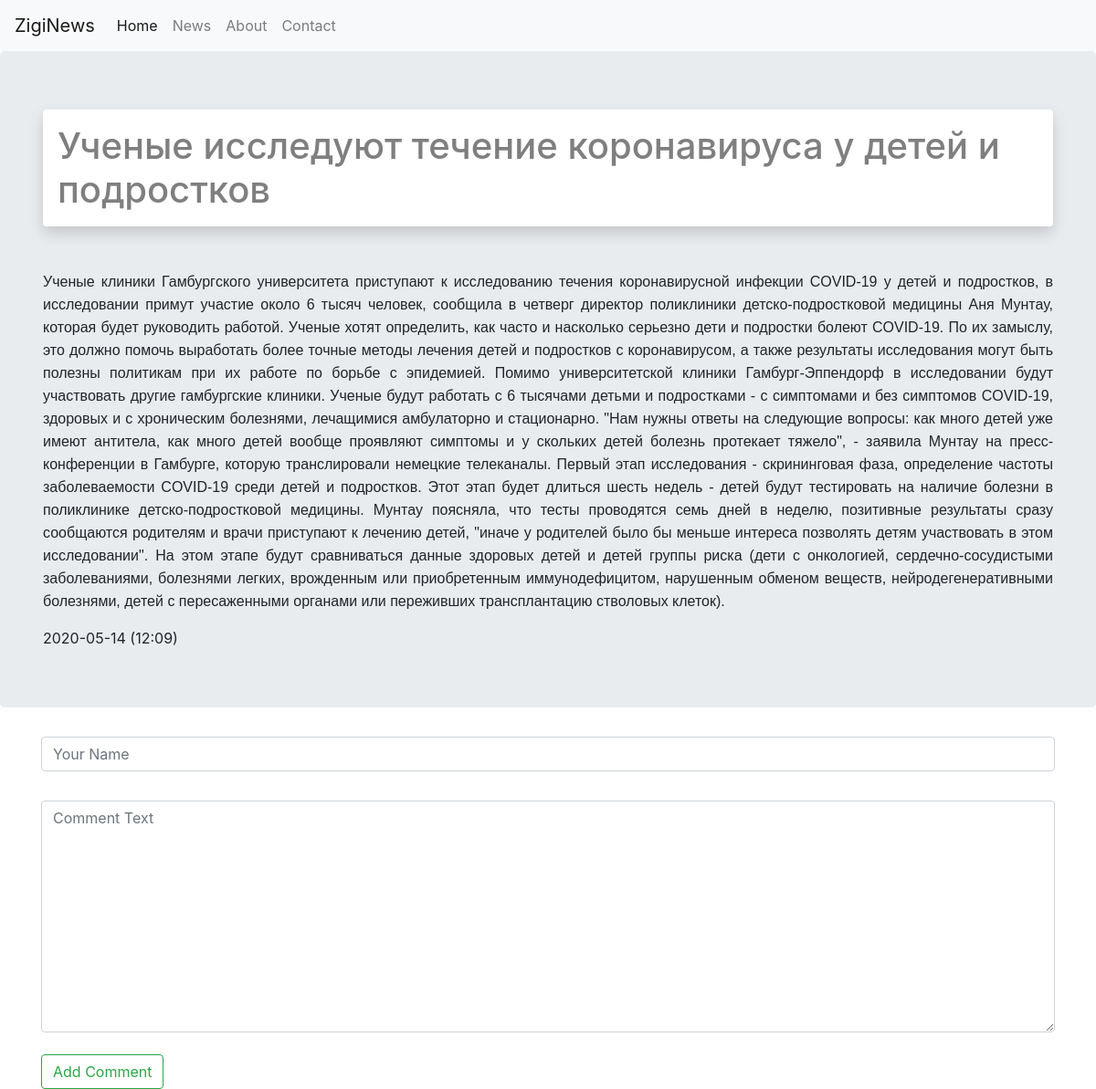
Screenshot of /article/2/ with the database file from the repository.
### MyProject/apps/News/models.py (models this page shows, shortened)
class Article(models.Model):
	title = models.CharField(max_length=70, verbose_name='Заголовок')
	text = models.TextField(verbose_name='Текст')
	published = models.DateTimeField(auto_now_add=True, db_index=True, verbose_name='Дата публикации')
	rubric = models.ForeignKey(Rubric, null=True, on_delete=models.PROTECT, verbose_name='Категория')
	class Meta:
		verbose_name = 'Статью'
		verbose_name_plural = 'Статьи'
		ordering = ['-published']

### MyProject/apps/News/views.py (the view)
# urls.py: path('article/<int:article_id>/', PostDetail.as_view(), name = 'detail'),
class PostDetail(View):
	def get(self, request, article_id):
		article = get_object_or_404(Article, id = article_id)
		latest_comments_list = article.comment_set.order_by('-id')[:10]
		context = {'article': article, 'latest_comments_list': latest_comments_list}
		return render(request, 'news/detail.html', context)

### MyProject/templates/news/detail.html (shortened to what this page needs)
{% extends 'news/base.html' %}
{% block content %}
<div class="jumbotron">
	<div class="container">
		<h1 class="text-left text-black-50 shadow p-3 mb-5 bg-white rounded">
	   {{ article.title }}</h1>
		<div  class="text-justify">
	<p>{{ article.text|safe }}</p>
	   {{ article.published|date:"Y-m-d (H:i)" }}
		</div>
	</div>
</div>
<div class="container">
	<form class="needs-validation" action="{% url 'News:add_comment' article.id %}" method="POST">
		<input class="form-control mb-2 mr-sm-2" type="text" required placeholder="Your Name" name="name"><br>
		<textarea class="form-control" name="text" required="" placeholder="Comment Text" cols="30" rows="10"></textarea><br>
		<button class="btn btn-outline-success" type="submit">Add Comment</button>
	</form>
</div>
{% endblock %}

### rows the page displays
Article: title "Ученые исследуют течение коронавируса у детей и подростков", text "Ученые клиники Гамбургcкого университета приступают к исследованию течения коронавирусной инфекции COVID-19 у детей и подростков, в исследовании примут участие около 6 тысяч человек, сообщила в четверг директор поликлиники детско-подростковой медицины Аня Мунтау, которая будет руководить работой. Ученые хотят определить, как часто и насколько серьезно дети и подростки болеют COVID-19. По их замыслу, это должно помочь выработать более точные методы лечения детей и подростков с коронавирусом, а также результаты исследования могут быть полезны политикам при их работе по борьбе с эпидемией. Помимо университетской клиники Гамбург-Эппендорф в исследовании будут участвовать другие гамбургские…", published "2020-05-14 (12:09)"
